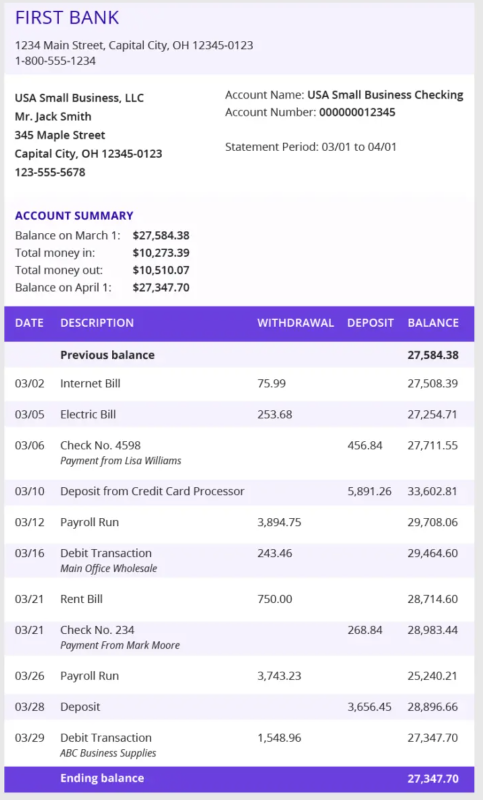
#> input picture example_image/example.png, 966 x 1600 px (shown at 1/2 size)
$ python -i ocr_preprocessing.py   (imports and definitions only)
#> lines starting #> are read from the running program, lines starting #| are printed output that depends on the picture; after the words box and inside, x2 and y2 are one past the last pixel; in counts of white or black regions, pixels touching at a corner belong together
#> in preprocess_image, image is the input picture: shape (1600, 966, 3); mean B, G, R 244.4, 229.5, 233.8
# preprocessing/ocr_preprocessing.py

import cv2

def convert_to_grayscale(image):
    return cv2.cvtColor(image, cv2.COLOR_BGR2GRAY)
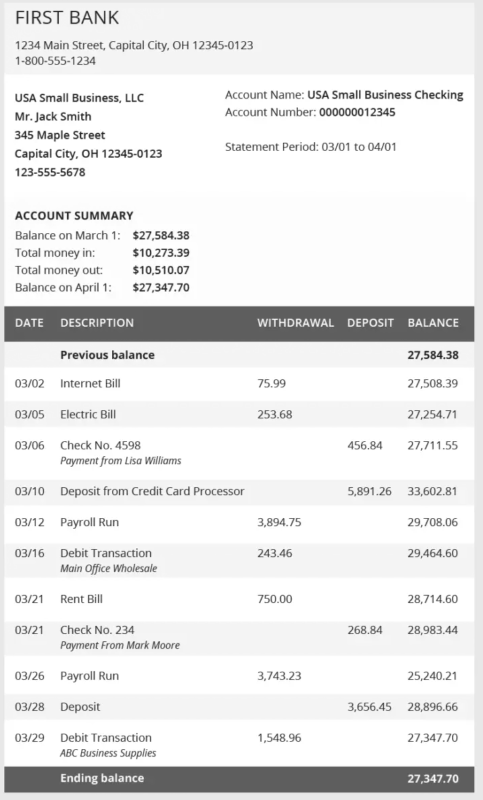
#> returned value: shape (1600, 966) (shown at 1/2 size); min 21, max 255, mean 232.5

def upscale_image(image, scale_x=2, scale_y=2):
#> called with scale_x = 2, scale_y = 2
    return cv2.resize(image, None, fx=scale_x, fy=scale_y, interpolation=cv2.INTER_CUBIC)
#> returned value: shape (3200, 1932)

def apply_gaussian_blur(image, kernel_size=(5, 5)):
#> called with kernel_size = (5, 5)
    return cv2.GaussianBlur(image, kernel_size, 0)

def apply_adaptive_threshold(image):
    return cv2.adaptiveThreshold(
        image,
        255,
        cv2.ADAPTIVE_THRESH_GAUSSIAN_C,
        cv2.THRESH_BINARY,
        11,
        2
    )
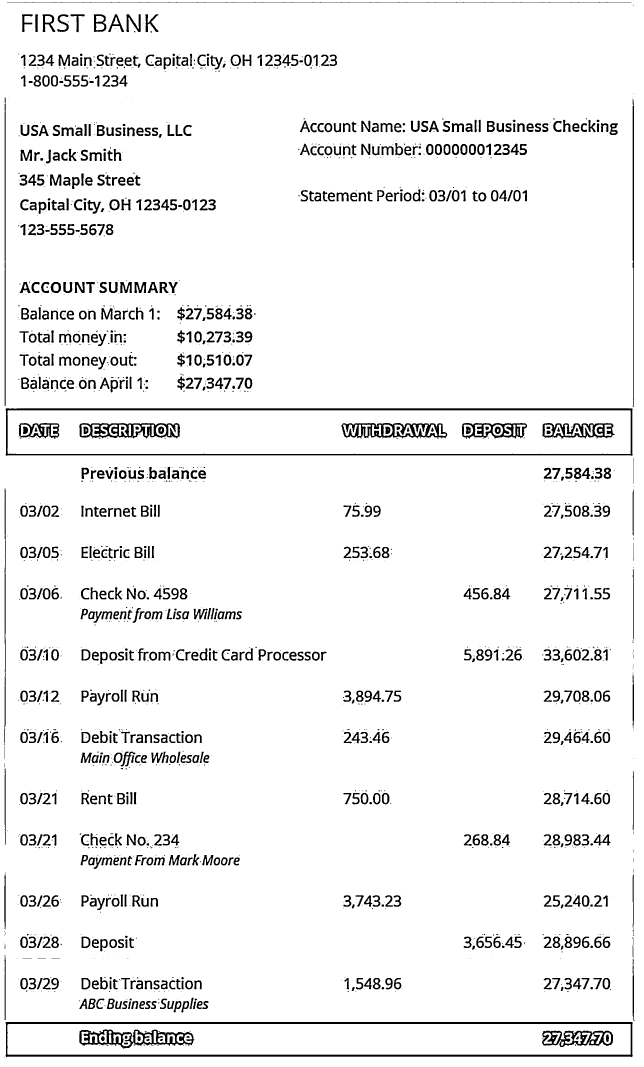
#> returned value: shape (3200, 1932) (shown at 1/3 size); 94.3% white; 1996 black regions (1080 under 20 px), largest, box (x1, y1, x2, y2) and area: (17, 3066, 1898, 3171) 23420, (17, 1225, 1898, 1367) 20131, (238, 3088, 583, 3147) 7330

def preprocess_image(
    image_path,
    use_grayscale=True,
    use_upscale=True,
    use_blur=True,
    use_threshold=True
):
    image = cv2.imread(image_path)

    if use_grayscale:
        image = convert_to_grayscale(image)

    if use_upscale:
        image = upscale_image(image)

    if use_blur:
        image = apply_gaussian_blur(image)

    if use_threshold:
        image = apply_adaptive_threshold(image)

    return image

>>> result = preprocess_image('../../example_image/example.png')
